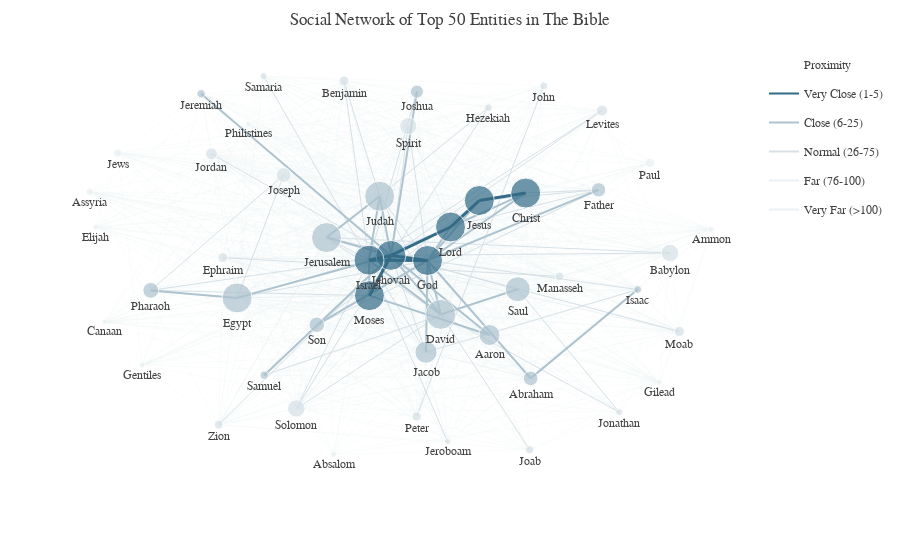

The cell this chart's notebook holds for it:
### Markdown cell above
### The Social Network

Having defined the vertices and edges, we are now ready to construct the network.

### Code cell
# Construct the Graph
G = nx.Graph()
G.add_nodes_from(w for w,_ in vertices.items())
sorted_vertices = sorted(vertices.items(), key=operator.itemgetter(1), reverse = True)

G.add_weighted_edges_from((k[0], k[1], v) for k, v in intimacies.items())
nx.set_edge_attributes(G, values=proximities, name="proximity")



############################### Plotly Construction ###########################

# For illustrative purposes, let us show only the top 50 entities
n_show = 50
sub_G = G.subgraph(n for n, _ in sorted_vertices[:n_show])

pos = nx.spring_layout(sub_G, k=3.0)

############################### Prepare Vertices ##############################

# Construct Vertices Information for Plotly
v_plotly = {}
for node in sub_G.nodes():
    
    # Create Hover Text
    top_edges = sorted(G[node].items(),key=lambda v: v[1]["proximity"])[:5]
    appearances = vertices[node]
    connections = G.degree(node)
    hovertext = "<b>Name: </b>{}<br>".format(node) + \
                "<b>Word Appearances:</b> {:d}<br>".format(appearances) + \
                "<b># Connections:</b> {:d}<br>".format(connections) + \
                "<b>Closest Neighbors (and Proximity):</b><br>" + \
                "<br>".join("{} ({:.0f})".format(e[0], e[1]["proximity"]) for e in top_edges)
    
    v_plotly[node] = {
        "x": pos[node][0],
        "y": pos[node][1],
        "size": min(vertices[node] / 500. * 30.,30),
        "color": _d.fade_color(_d.txt_color,0.3),
        "hovertext": hovertext,
        "rank": 9999 # To determine which color to be plotted
    }

############################### Prepare Edges ##############################
e_plotly = {}

# Define Edge Groups for Plotly
edge_groups = OrderedDict([
    ("Very Close (1-5)", {
        "range": [0, 5],
        "color": _d.get_color(0),
        "linew": 3.
    }),
    ("Close (6-25)", {
        "range": [6, 25],
        "color": _d.fade_color(_d.get_color(0),0.4),
        "linew": 2.
    }),
    ("Normal (26-75)", {
        "range": [26, 75],
        "color": _d.fade_color(_d.get_color(0),0.2),
        "linew": 1.
    }),
    ("Far (76-100)", {
        "range": [76, 100],
        "color": _d.fade_color(_d.get_color(0),0.1),
        "linew": 0.75       
    }),
    ("Very Far (>100)", {
        "range": [101, math.inf],
        "color": _d.fade_color(_d.get_color(0),0.1),
        "linew": 0.25       
    })
])

def find_edge_group_item(proximity):
    for k, v in edge_groups.items():
        l_b, u_b = v["range"]
        if l_b <= proximity and proximity <= u_b:         
            return (k, v)
        
# Construct Edges for Plotly
for edge in sub_G.edges():
    
    # Get Distance and Group
    proximity = int(G[edge[0]][edge[1]]["proximity"])
    g_name, g_attrs = find_edge_group_item(proximity)
    
    # Positions
    x0, y0 = pos[edge[0]]
    x1, y1 = pos[edge[1]]
    
    e_plotly[edge[0] + "-" + edge[1]] = {
        "nodes" : [edge[0], edge[1]],
        "x": [x0, x1],
        "y": [y0, y1],
        "group": g_name,
        "color": g_attrs["color"],
        "linewidth": g_attrs["linew"],
        "proximity": proximity
    }
    
    # Update Information on Vertices End
    v_plotly[edge[0]]["rank"] = min(proximity, v_plotly[edge[0]]["rank"])
    v_plotly[edge[1]]["rank"] = min(proximity, v_plotly[edge[1]]["rank"])
  

# Update Vertices Color Based on Ranking
for k, v in v_plotly.items():
    _, g_attr = find_edge_group_item(v["rank"])
    v["color"] = g_attr["color"]

############################### Draw Elements ##############################
# Create Elements For Plotly
data = []

# Edges First So That Vertices Are In Front of Nodes
for k,v in sorted(e_plotly.items(), key=lambda e: e[1]["proximity"], reverse=True):
    data.append(py_go.Scatter(
        mode="lines",
        line=py_go.Line(
            width=v["linewidth"],
            color=v["color"]
        ),
        
        x=v["x"],
        y=v["y"],
        
        legendgroup=v["group"],
        showlegend = False,
        
        hoverinfo="none"
    ))
    
# Vertices Next
data.append(py_go.Scatter(
    mode='markers+text',
    marker=py_go.Marker(
        color=[v["color"] for _,v in v_plotly.items()],
        size=[v["size"] for _,v in v_plotly.items()]),
    textposition='bottom',
    
    x=[v["x"] for _,v in v_plotly.items()],
    y=[v["y"] for _,v in v_plotly.items()],
    text=[k for k in v_plotly.keys()],
    
    showlegend = False,
    
    hoverinfo='text',
    hovertext= [v["hovertext"] for _,v in v_plotly.items()]
))

# Append Legends
data.append(py_go.Scatter(
                name="Proximity",
                mode="none",
                x = [0,0], y = [0,0],

                showlegend = True,

                hoverinfo="none"
            ))

data.extend([ py_go.Scatter(
                name=k,
                mode="lines",
                line=py_go.Line(
                    color=v["color"]
                ),        
                x = [0,0], y = [0,0],

                legendgroup = k,
                showlegend = True,
    
                hoverinfo="none"
            ) for k, v in edge_groups.items() ])  

# Layouts
layout = py_go.Layout(_d.py_layout)
layout["title"] = "Social Network of Top " + str(n_show) + " Entities in The Bible"
layout["hovermode"]='closest'
layout["xaxis"] = py_go.XAxis(showgrid=False, zeroline=False, showticklabels=False)
layout["yaxis"] = py_go.YAxis(showgrid=False, zeroline=False, showticklabels=False)
fig = py_go.Figure(data=data,layout=layout)

py.iplot(fig, config=_d.py_config)
